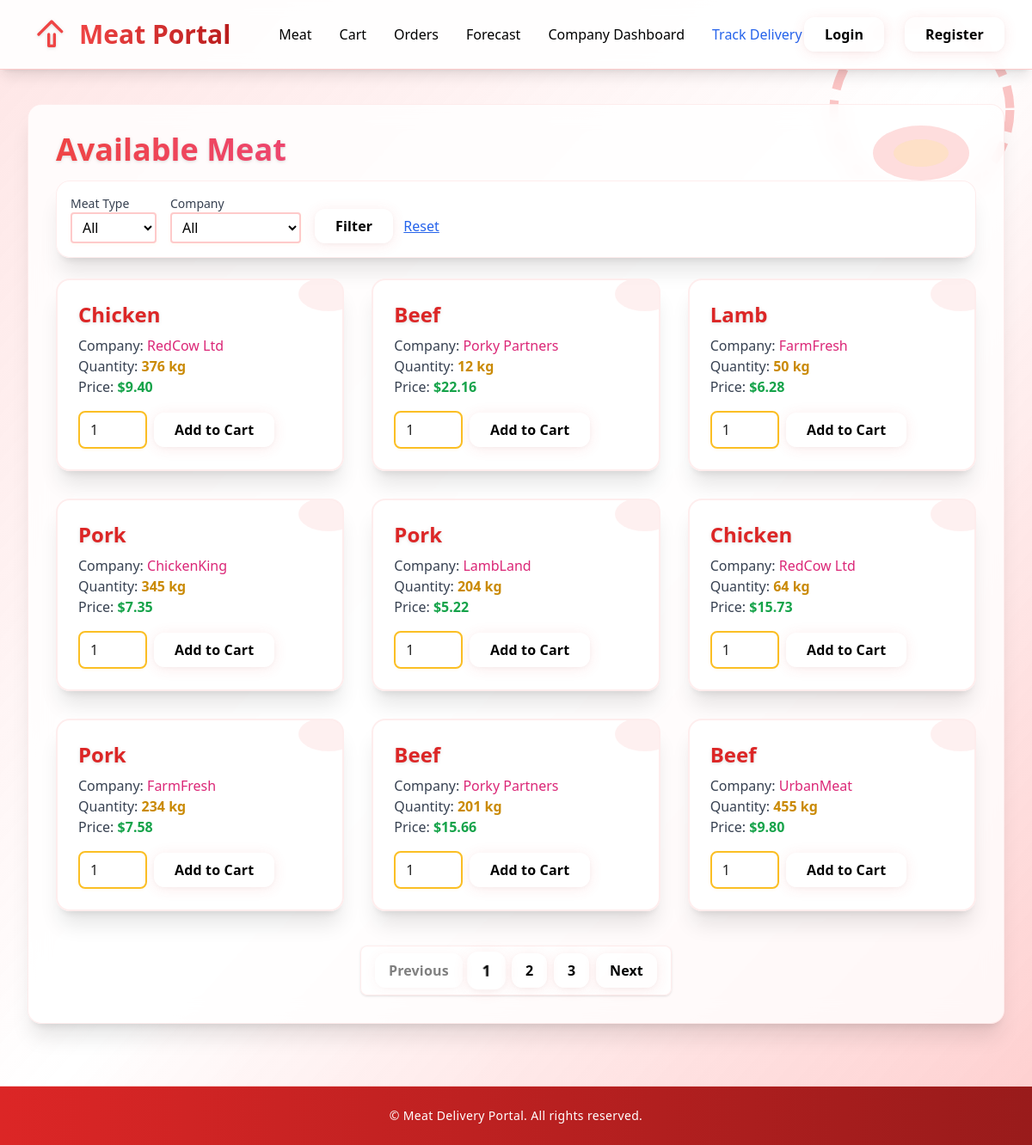
The app's page /meat/, older data.
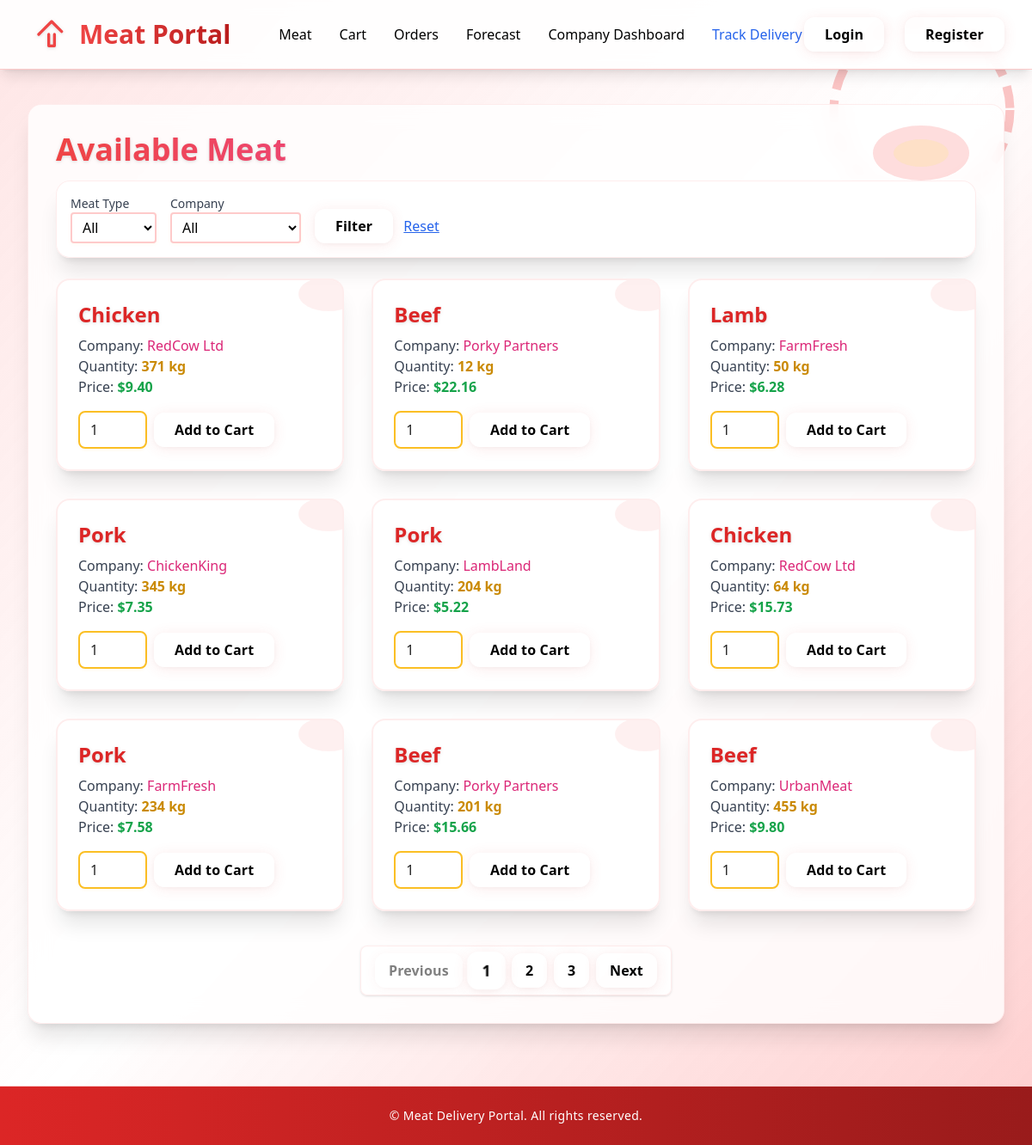
The same page, newer data.
### meat/models.py (models this page shows, shortened)
class Meat(models.Model):
    MEAT_TYPE_CHOICES = (
        ('beef', 'Beef'),
        ('pork', 'Pork'),
        ('chicken', 'Chicken'),
        ('lamb', 'Lamb'),
    )
    company = models.ForeignKey(Profile, on_delete=models.CASCADE, limit_choices_to={'role': 'company'})
    meat_type = models.CharField(max_length=20, choices=MEAT_TYPE_CHOICES)
    quantity = models.PositiveIntegerField()
    date_added = models.DateField(auto_now_add=True)
    price = models.DecimalField(max_digits=8, decimal_places=2)

### accounts/models.py (models this page shows, shortened)
class Profile(models.Model):
    ROLE_CHOICES = (
        ('company', 'Company'),
        ('client', 'Client'),
    )
    user = models.OneToOneField(User, on_delete=models.CASCADE)
    role = models.CharField(max_length=10, choices=ROLE_CHOICES)
    company_name = models.CharField(max_length=255, blank=True, null=True)
    address = models.CharField(max_length=255, blank=True, null=True)
    latitude = models.FloatField(null=True, blank=True)
    longitude = models.FloatField(null=True, blank=True)

### meat/views.py (the view)
# urls.py: path('', meat_list, name='meat_list'),  # /meat/ shows meat list, name is 'meat_list'
def meat_list(request):
    meats = Meat.objects.filter(quantity__gt=0)
    meat_types = Meat.MEAT_TYPE_CHOICES
    companies = Meat.objects.values_list('company__id', 'company__company_name').distinct()
    selected_meat_type = request.GET.get('meat_type')
    selected_company = request.GET.get('company')
    if selected_meat_type:
        meats = meats.filter(meat_type=selected_meat_type)
    if selected_company:
        meats = meats.filter(company__id=selected_company)
    paginator = Paginator(meats, 9)  # 9 meats per page
    page_number = request.GET.get('page')
    page_obj = paginator.get_page(page_number)
    return render(request, 'meat/meat_list.html', {
        'meats': page_obj.object_list,
        'meat_types': meat_types,
        'companies': companies,
        'selected_meat_type': selected_meat_type,
        'selected_company': selected_company,
        'page_obj': page_obj,
    })

### templates/meat/meat_list.html (shortened to what this page needs)
{% extends 'base.html' %}
{% block content %}
<div class="relative">
    <svg class="pointer-events-none absolute -top-10 right-0 w-32 h-32 opacity-40 animate-float" viewBox="0 0 64 64" fill="none">
        <ellipse cx="32" cy="32" rx="28" ry="16" fill="#f87171" fill-opacity="0.6"/>
        <ellipse cx="32" cy="32" rx="16" ry="8" fill="#fbbf24" fill-opacity="0.4"/>
    </svg>
    <h1 class="text-4xl font-extrabold mb-4 bg-gradient-to-r from-red-500 via-pink-500 to-yellow-400 bg-clip-text text-transparent drop-shadow animate-fade-in">Available Meat</h1>
    <form method="get" class="mb-6 flex flex-wrap gap-4 items-end bg-white/80 p-4 rounded-2xl shadow-xl border border-red-100/60 backdrop-blur-md animate-fade-in">
        <div>
            <label for="meat_type" class="block text-sm font-medium text-gray-700">Meat Type</label>
            <select name="meat_type" id="meat_type" class="border-2 border-red-200 rounded px-2 py-1 focus:ring-2 focus:ring-red-400 transition">
                <option value="">All</option>
            </select>
        </div>
        <div>
            <label for="company" class="block text-sm font-medium text-gray-700">Company</label>
            <select name="company" id="company" class="border-2 border-red-200 rounded px-2 py-1 focus:ring-2 focus:ring-red-400 transition">
                <option value="">All</option>
            </select>
        </div>
        <div>
            <button type="submit" class="fancy-btn-blue">Filter</button>
            <a href="{% url 'meat:meat_list' %}" class="ml-2 text-blue-600 underline hover:text-blue-800 transition">Reset</a>
        </div>
    </form>
    <div class="grid grid-cols-1 md:grid-cols-3 gap-8 animate-fade-in-up transition-all duration-700">
        {% for meat in meats %}
        <div class="relative bg-white/90 p-6 rounded-2xl shadow-xl border-2 border-red-100/60 hover:border-pink-400 hover:shadow-pink-200 transition-all duration-300 group animate-fade-in-up overflow-hidden">
            <div class="absolute -top-6 -right-6 opacity-20 pointer-events-none">
                <svg class="w-20 h-20 animate-spin-slow" viewBox="0 0 64 64" fill="none">
                    <ellipse cx="32" cy="32" rx="28" ry="16" fill="#f87171" fill-opacity="0.5"/>
                </svg>
            </div>
            <h2 class="font-extrabold text-2xl text-red-600 drop-shadow mb-2 group-hover:text-pink-500 transition">{{ meat.get_meat_type_display }}</h2>
            <p class="text-gray-700 font-medium">Company: <span class="text-pink-600">{{ meat.company.company_name }}</span></p>
            <p class="text-gray-700">Quantity: <span class="font-bold text-yellow-600">{{ meat.quantity }} kg</span></p>
            <p class="text-gray-700">Price: <span class="font-bold text-green-600">${{ meat.price }}</span></p>
            <form method="post" action="{% url 'add_to_cart' meat.id %}" class="mt-4 flex items-center gap-2">
                <input type="number" name="quantity" min="1" max="{{ meat.quantity }}" value="1" class="border-2 border-pink-200 rounded px-2 py-1 w-20 focus:ring-2 focus:ring-pink-400 transition" required>
                <button type="submit" class="fancy-btn-green animate-fade-in-up">Add to Cart</button>
            </form>
        </div>
        {% endfor %}
    </div>
    {% if page_obj.has_other_pages %}
    <div class="flex justify-center mt-10 animate-fade-in-up">
        <nav class="inline-flex rounded-lg shadow bg-white/80 backdrop-blur border border-red-100/60 px-4 py-2 space-x-2">
            {% if page_obj.has_previous %}
                <a href="?{% if selected_meat_type %}meat_type={{ selected_meat_type }}&{% endif %}{% if selected_company %}company={{ selected_company }}&{% endif %}page={{ page_obj.previous_page_number }}" class="fancy-btn-blue px-4 py-2">Previous</a>
            {% else %}
                <span class="fancy-btn-blue px-4 py-2 opacity-50 cursor-not-allowed">Previous</span>
            {% endif %}
            {% for num in page_obj.paginator.page_range %}
                {% if page_obj.number == num %}
                    <span class="fancy-btn-red px-4 py-2 font-bold scale-110">{{ num }}</span>
                {% elif num > page_obj.number|add:'-3' and num < page_obj.number|add:'3' %}
                    <a href="?{% if selected_meat_type %}meat_type={{ selected_meat_type }}&{% endif %}{% if selected_company %}company={{ selected_company }}&{% endif %}page={{ num }}" class="fancy-btn-blue px-4 py-2">{{ num }}</a>
                {% endif %}
            {% endfor %}
            {% if page_obj.has_next %}
                <a href="?page={{ page_obj.next_page_number }}" class="fancy-btn-blue px-4 py-2">Next</a>
            {% else %}
                <span class="fancy-btn-blue px-4 py-2 opacity-50 cursor-not-allowed">Next</span>
            {% endif %}
        </nav>
    </div>
    {% endif %}
</div>
{% endblock %}

### templates/base.html (shortened to what this page needs)
{% load static %}
<!DOCTYPE html>
<html lang="en">
<head>
    <script src="https://cdn.tailwindcss.com"></script>
    <link rel="stylesheet" href="{% static 'css/fancy.css' %}">
</head>
<body class="relative bg-gradient-to-br from-red-50 via-white to-red-100 min-h-screen flex flex-col font-sans overflow-x-hidden">
    <div class="pointer-events-none fixed inset-0 z-0">
    </div>
    <svg class="pointer-events-none fixed top-0 right-0 z-10 w-64 h-64 opacity-30 animate-spin-slow" viewBox="0 0 200 200" fill="none">
        <circle cx="100" cy="100" r="80" stroke="#ef4444" stroke-width="8" stroke-dasharray="20 10" fill="none"/>
    </svg>
    <header class="relative z-20">
        <nav class="bg-white/90 backdrop-blur border-b border-red-200 shadow-lg" role="navigation" aria-label="Main navigation">
            <div class="max-w-7xl mx-auto px-4 sm:px-6 lg:px-8">
                <div class="flex justify-between h-20 items-center">
                    <div class="flex items-center">
                        <a href="/" class="flex-shrink-0 flex items-center text-3xl font-extrabold text-red-600 hover:text-red-800 focus:outline-none focus:ring-2 focus:ring-red-400 rounded-lg px-2 py-1 transition" aria-label="Home">
                            <svg class="h-10 w-10 mr-3 text-red-500 drop-shadow" fill="none" stroke="currentColor" stroke-width="2" viewBox="0 0 24 24" aria-hidden="true">
                                <path stroke-linecap="round" stroke-linejoin="round" d="M3 12l2-2m0 0l7-7 7 7m-9 2v8m4-8v8m-4 0h4"></path>
                            </svg>
                            <span class="bg-gradient-to-r from-red-500 to-red-700 bg-clip-text text-transparent">Meat Portal</span>
                        </a>
                        <div class="hidden sm:ml-12 sm:flex sm:space-x-8">
                            <a href="/meat/" class="fancy-nav-link">Meat</a>
                            <a href="/orders/cart/" class="fancy-nav-link">Cart</a>
                            <a href="/orders/history/" class="fancy-nav-link">Orders</a>
                            <a href="/ai/forecast/" class="fancy-nav-link">Forecast</a>
                            <a href="/meat/company/" class="fancy-nav-link">Company Dashboard</a>
                            <a href="/logistics/track/" class="fancy-nav-link text-blue-600 hover:text-blue-800 border-blue-600 hover:border-blue-800">Track Delivery</a>
                        </div>
                    </div>
                    <div class="hidden sm:flex sm:items-center space-x-4">
                        {% if user.is_authenticated %}
                            <span class="text-gray-700 font-medium mr-2">Hello, <span class="text-red-600 font-bold">{{ user.username|escape }}</span></span>
                            <form method="post" action="/accounts/logout/" class="inline">
                                {% csrf_token %}
                                <button type="submit" class="fancy-btn-red">Logout</button>
                            </form>
                        {% else %}
                            <a href="/accounts/login/" class="fancy-btn-blue mr-2">Login</a>
                            <a href="/accounts/register/" class="fancy-btn-green">Register</a>
                        {% endif %}
                    </div>
                </div>
            </div>
        </nav>
    </header>
    <main class="flex-1 relative z-10">
        <div class="max-w-7xl mx-auto py-10 sm:px-6 lg:px-8">
            <div class="bg-white/80 rounded-2xl shadow-xl p-8 backdrop-blur-md border border-red-100/60 transition-all duration-300 hover:shadow-2xl hover:border-red-200">
                {% block content %}{% endblock %}
            </div>
        </div>
    </main>
    <footer class="bg-gradient-to-r from-red-600 to-red-800 border-t border-red-200 shadow-lg mt-8 relative z-20">
        <div class="max-w-7xl mx-auto px-4 py-6 text-center text-white text-sm tracking-wide font-medium">
            &copy; {{ now|date:"Y" }} Meat Delivery Portal. All rights reserved.
        </div>
    </footer>
</body>
</html>

### static/css/fancy.css (style rules this page uses)
.fancy-btn-red, .fancy-btn-blue, .fancy-btn-green { transition: all 0.3s cubic-bezier(.39,.575,.565,1); box-shadow: 0 2px 16px 0 rgba(239,68,68,0.10), 0 1.5px 6px 0 rgba(0,0,0,0.04); will-change: transform, filter; }
.fancy-btn-red, .fancy-btn-blue, .fancy-btn-green { border: none; cursor: pointer; font-size: 1rem; letter-spacing: 0.01em; font-family: inherit; transition-property: background, color, box-shadow, transform, filter; border-radius: 0.75rem; padding: 0.5rem 1.5rem; font-weight: 600; display: inline-block; position: relative; z-index: 1; outline: none; }
.animate-fade-in { animation: fade-in 1s ease; }
.animate-fade-in-up { animation: fade-in-up 0.7s cubic-bezier(.39,.575,.565,1) both; }
.animate-float { animation: float 3s ease-in-out infinite; }
input[type="text"], input[type="number"], input[type="email"], input[type="password"], select, textarea { border: 2px solid #fbbf24; border-radius: 0.5rem; padding: 0.5rem 0.75rem; font-size: 1rem; background: #fff; color: #222; transition: border-color 0.2s, box-shadow 0.2s; outline: none; box-shadow: 0 1px 4px 0 rgba(251,191,36,0.07); }

### templates/meat/meat_list.html (style rules this page uses)
.animate-fade-in { animation: fade-in 1s ease; }
.animate-fade-in-up { animation: fade-in-up 0.7s cubic-bezier(.39,.575,.565,1) both; }
.animate-float { animation: float 3s ease-in-out infinite; }

### templates/base.html (style rules this page uses)
.fancy-nav-link { @apply inline-flex items-center px-3 pt-1 border-b-2 border-transparent text-lg font-semibold text-gray-700 hover:border-red-600 hover:text-red-700 focus:outline-none focus:text-red-900 focus:border-red-900 transition-all duration-200 rounded-t-lg; @apply transition-transform duration-200 ease-in-out hover:scale-110 active:scale-95; }
.fancy-btn-red { @apply bg-gradient-to-r from-red-500 to-red-700 hover:from-red-600 hover:to-red-800 text-white px-4 py-2 rounded-lg shadow-md font-semibold focus:outline-none focus:ring-2 focus:ring-red-400 transition-all duration-200; @apply hover:scale-105 active:scale-95 hover:shadow-lg; }
.fancy-btn-blue { @apply bg-gradient-to-r from-blue-500 to-blue-700 hover:from-blue-600 hover:to-blue-800 text-white px-4 py-2 rounded-lg shadow-md font-semibold focus:outline-none focus:ring-2 focus:ring-blue-400 transition-all duration-200; @apply hover:scale-105 active:scale-95 hover:shadow-lg; }
.fancy-btn-green { @apply bg-gradient-to-r from-green-500 to-green-700 hover:from-green-600 hover:to-green-800 text-white px-4 py-2 rounded-lg shadow-md font-semibold focus:outline-none focus:ring-2 focus:ring-green-400 transition-all duration-200; @apply hover:scale-105 active:scale-95 hover:shadow-lg; }
.animate-spin-slow { animation: spin-slow 18s linear infinite; }
.fancy-btn-red, .fancy-btn-blue, .fancy-btn-green { @apply transition-all duration-300 ease-in-out transform; box-shadow: 0 2px 16px 0 rgba(239,68,68,0.10), 0 1.5px 6px 0 rgba(0,0,0,0.04); }

Row changes from the older to the newer data that the page shows:
changed Meat (number 1 of 9 on the later page): quantity "376" → "371"
